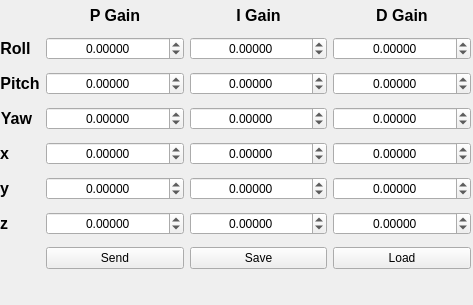
<?xml version="1.0" encoding="UTF-8"?>
<ui version="4.0">
 <class>GainsControl</class>
 <widget class="QWidget" name="GainsControl">
  <property name="windowModality">
   <enum>Qt::WindowModal</enum>
  </property>
  <property name="geometry">
   <rect>
    <x>0</x>
    <y>0</y>
    <width>473</width>
    <height>305</height>
   </rect>
  </property>
  <property name="minimumSize">
   <size>
    <width>420</width>
    <height>270</height>
   </size>
  </property>
  <property name="windowTitle">
   <string>Form</string>
  </property>
  <widget class="QWidget" name="layoutWidget">
   <property name="geometry">
    <rect>
     <x>0</x>
     <y>0</y>
     <width>471</width>
     <height>275</height>
    </rect>
   </property>
   <layout class="QGridLayout" name="gridLayout">
    <item row="1" column="1">
     <widget class="QDoubleSpinBox" name="rollPBox">
      <property name="alignment">
       <set>Qt::AlignCenter</set>
      </property>
      <property name="decimals">
       <number>5</number>
      </property>
      <property name="minimum">
       <double>-100.000000000000000</double>
      </property>
      <property name="maximum">
       <double>100.000000000000000</double>
      </property>
      <property name="singleStep">
       <double>0.100000000000000</double>
      </property>
     </widget>
    </item>
    <item row="2" column="1">
     <widget class="QDoubleSpinBox" name="pitchPBox">
      <property name="alignment">
       <set>Qt::AlignCenter</set>
      </property>
      <property name="decimals">
       <number>5</number>
      </property>
      <property name="minimum">
       <double>-100.000000000000000</double>
      </property>
      <property name="maximum">
       <double>100.000000000000000</double>
      </property>
      <property name="singleStep">
       <double>0.100000000000000</double>
      </property>
     </widget>
    </item>
    <item row="3" column="1">
     <widget class="QDoubleSpinBox" name="yawPBox">
      <property name="alignment">
       <set>Qt::AlignCenter</set>
      </property>
      <property name="decimals">
       <number>5</number>
      </property>
      <property name="minimum">
       <double>-100.000000000000000</double>
      </property>
      <property name="maximum">
       <double>100.000000000000000</double>
      </property>
      <property name="singleStep">
       <double>0.100000000000000</double>
      </property>
     </widget>
    </item>
    <item row="1" column="2">
     <widget class="QDoubleSpinBox" name="rollIBox">
      <property name="alignment">
       <set>Qt::AlignCenter</set>
      </property>
      <property name="decimals">
       <number>5</number>
      </property>
      <property name="minimum">
       <double>-100.000000000000000</double>
      </property>
      <property name="maximum">
       <double>100.000000000000000</double>
      </property>
      <property name="singleStep">
       <double>0.100000000000000</double>
      </property>
     </widget>
    </item>
    <item row="2" column="2">
     <widget class="QDoubleSpinBox" name="pitchIBox">
      <property name="alignment">
       <set>Qt::AlignCenter</set>
      </property>
      <property name="decimals">
       <number>5</number>
      </property>
      <property name="minimum">
       <double>-100.000000000000000</double>
      </property>
      <property name="maximum">
       <double>100.000000000000000</double>
      </property>
      <property name="singleStep">
       <double>0.100000000000000</double>
      </property>
     </widget>
    </item>
    <item row="3" column="2">
     <widget class="QDoubleSpinBox" name="yawIBox">
      <property name="alignment">
       <set>Qt::AlignCenter</set>
      </property>
      <property name="decimals">
       <number>5</number>
      </property>
      <property name="minimum">
       <double>-100.000000000000000</double>
      </property>
      <property name="maximum">
       <double>100.000000000000000</double>
      </property>
      <property name="singleStep">
       <double>0.100000000000000</double>
      </property>
     </widget>
    </item>
    <item row="1" column="3">
     <widget class="QDoubleSpinBox" name="rollDBox">
      <property name="alignment">
       <set>Qt::AlignCenter</set>
      </property>
      <property name="decimals">
       <number>5</number>
      </property>
      <property name="minimum">
       <double>-100.000000000000000</double>
      </property>
      <property name="maximum">
       <double>100.000000000000000</double>
      </property>
      <property name="singleStep">
       <double>0.100000000000000</double>
      </property>
     </widget>
    </item>
    <item row="2" column="3">
     <widget class="QDoubleSpinBox" name="pitchDBox">
      <property name="alignment">
       <set>Qt::AlignCenter</set>
      </property>
      <property name="decimals">
       <number>5</number>
      </property>
      <property name="minimum">
       <double>-100.000000000000000</double>
      </property>
      <property name="maximum">
       <double>100.000000000000000</double>
      </property>
      <property name="singleStep">
       <double>0.100000000000000</double>
      </property>
     </widget>
    </item>
    <item row="3" column="3">
     <widget class="QDoubleSpinBox" name="yawDBox">
      <property name="alignment">
       <set>Qt::AlignCenter</set>
      </property>
      <property name="decimals">
       <number>5</number>
      </property>
      <property name="minimum">
       <double>-100.000000000000000</double>
      </property>
      <property name="maximum">
       <double>100.000000000000000</double>
      </property>
      <property name="singleStep">
       <double>0.100000000000000</double>
      </property>
     </widget>
    </item>
    <item row="1" column="0">
     <widget class="QLabel" name="label_2">
      <property name="sizePolicy">
       <sizepolicy hsizetype="Fixed" vsizetype="Fixed">
        <horstretch>0</horstretch>
        <verstretch>0</verstretch>
       </sizepolicy>
      </property>
      <property name="font">
       <font>
        <pointsize>12</pointsize>
        <weight>75</weight>
        <bold>true</bold>
       </font>
      </property>
      <property name="text">
       <string>Roll</string>
      </property>
      <property name="alignment">
       <set>Qt::AlignCenter</set>
      </property>
     </widget>
    </item>
    <item row="2" column="0">
     <widget class="QLabel" name="label_4">
      <property name="sizePolicy">
       <sizepolicy hsizetype="Fixed" vsizetype="Fixed">
        <horstretch>0</horstretch>
        <verstretch>0</verstretch>
       </sizepolicy>
      </property>
      <property name="font">
       <font>
        <pointsize>12</pointsize>
        <weight>75</weight>
        <bold>true</bold>
       </font>
      </property>
      <property name="text">
       <string>Pitch</string>
      </property>
      <property name="alignment">
       <set>Qt::AlignCenter</set>
      </property>
     </widget>
    </item>
    <item row="3" column="0">
     <widget class="QLabel" name="label_6">
      <property name="sizePolicy">
       <sizepolicy hsizetype="Fixed" vsizetype="Fixed">
        <horstretch>0</horstretch>
        <verstretch>0</verstretch>
       </sizepolicy>
      </property>
      <property name="font">
       <font>
        <pointsize>12</pointsize>
        <weight>75</weight>
        <bold>true</bold>
       </font>
      </property>
      <property name="text">
       <string>Yaw</string>
      </property>
      <property name="alignment">
       <set>Qt::AlignCenter</set>
      </property>
     </widget>
    </item>
    <item row="0" column="1">
     <widget class="QLabel" name="label_8">
      <property name="sizePolicy">
       <sizepolicy hsizetype="MinimumExpanding" vsizetype="Fixed">
        <horstretch>0</horstretch>
        <verstretch>0</verstretch>
       </sizepolicy>
      </property>
      <property name="font">
       <font>
        <pointsize>12</pointsize>
        <weight>50</weight>
        <bold>false</bold>
       </font>
      </property>
      <property name="text">
       <string>&lt;!DOCTYPE HTML PUBLIC &quot;-//W3C//DTD HTML 4.0//EN&quot; &quot;http://www.w3.org/TR/REC-html40/strict.dtd&quot;&gt;
&lt;html&gt;&lt;head&gt;&lt;meta name=&quot;qrichtext&quot; content=&quot;1&quot; /&gt;&lt;style type=&quot;text/css&quot;&gt;
p, li { white-space: pre-wrap; }
&lt;/style&gt;&lt;/head&gt;&lt;body style=&quot; font-family:'Lucida Grande'; font-size:12pt; font-weight:400; font-style:normal;&quot;&gt;
&lt;p align=&quot;center&quot; style=&quot; margin-top:0px; margin-bottom:0px; margin-left:0px; margin-right:0px; -qt-block-indent:0; text-indent:0px;&quot;&gt;&lt;span style=&quot; font-family:'Sans'; font-weight:600;&quot;&gt;P Gain&lt;/span&gt;&lt;/p&gt;&lt;/body&gt;&lt;/html&gt;</string>
      </property>
      <property name="alignment">
       <set>Qt::AlignCenter</set>
      </property>
     </widget>
    </item>
    <item row="0" column="2">
     <widget class="QLabel" name="label_9">
      <property name="sizePolicy">
       <sizepolicy hsizetype="MinimumExpanding" vsizetype="Fixed">
        <horstretch>0</horstretch>
        <verstretch>0</verstretch>
       </sizepolicy>
      </property>
      <property name="font">
       <font>
        <pointsize>12</pointsize>
        <weight>50</weight>
        <bold>false</bold>
       </font>
      </property>
      <property name="text">
       <string>&lt;!DOCTYPE HTML PUBLIC &quot;-//W3C//DTD HTML 4.0//EN&quot; &quot;http://www.w3.org/TR/REC-html40/strict.dtd&quot;&gt;
&lt;html&gt;&lt;head&gt;&lt;meta name=&quot;qrichtext&quot; content=&quot;1&quot; /&gt;&lt;style type=&quot;text/css&quot;&gt;
p, li { white-space: pre-wrap; }
&lt;/style&gt;&lt;/head&gt;&lt;body style=&quot; font-family:'Lucida Grande'; font-size:12pt; font-weight:400; font-style:normal;&quot;&gt;
&lt;p align=&quot;center&quot; style=&quot; margin-top:0px; margin-bottom:0px; margin-left:0px; margin-right:0px; -qt-block-indent:0; text-indent:0px;&quot;&gt;&lt;span style=&quot; font-family:'Sans'; font-weight:600;&quot;&gt;I Gain&lt;/span&gt;&lt;/p&gt;&lt;/body&gt;&lt;/html&gt;</string>
      </property>
      <property name="alignment">
       <set>Qt::AlignCenter</set>
      </property>
     </widget>
    </item>
    <item row="0" column="3">
     <widget class="QLabel" name="label_10">
      <property name="sizePolicy">
       <sizepolicy hsizetype="MinimumExpanding" vsizetype="Fixed">
        <horstretch>0</horstretch>
        <verstretch>0</verstretch>
       </sizepolicy>
      </property>
      <property name="font">
       <font>
        <pointsize>12</pointsize>
        <weight>50</weight>
        <bold>false</bold>
       </font>
      </property>
      <property name="text">
       <string>&lt;!DOCTYPE HTML PUBLIC &quot;-//W3C//DTD HTML 4.0//EN&quot; &quot;http://www.w3.org/TR/REC-html40/strict.dtd&quot;&gt;
&lt;html&gt;&lt;head&gt;&lt;meta name=&quot;qrichtext&quot; content=&quot;1&quot; /&gt;&lt;style type=&quot;text/css&quot;&gt;
p, li { white-space: pre-wrap; }
&lt;/style&gt;&lt;/head&gt;&lt;body style=&quot; font-family:'Lucida Grande'; font-size:12pt; font-weight:400; font-style:normal;&quot;&gt;
&lt;p align=&quot;center&quot; style=&quot; margin-top:0px; margin-bottom:0px; margin-left:0px; margin-right:0px; -qt-block-indent:0; text-indent:0px;&quot;&gt;&lt;span style=&quot; font-family:'Sans'; font-weight:600;&quot;&gt;D Gain&lt;/span&gt;&lt;/p&gt;&lt;/body&gt;&lt;/html&gt;</string>
      </property>
      <property name="alignment">
       <set>Qt::AlignCenter</set>
      </property>
      <property name="margin">
       <number>0</number>
      </property>
      <property name="indent">
       <number>-1</number>
      </property>
     </widget>
    </item>
    <item row="4" column="0">
     <widget class="QLabel" name="label_11">
      <property name="sizePolicy">
       <sizepolicy hsizetype="Fixed" vsizetype="Fixed">
        <horstretch>0</horstretch>
        <verstretch>0</verstretch>
       </sizepolicy>
      </property>
      <property name="font">
       <font>
        <pointsize>12</pointsize>
        <weight>75</weight>
        <bold>true</bold>
       </font>
      </property>
      <property name="text">
       <string>x</string>
      </property>
      <property name="alignment">
       <set>Qt::AlignCenter</set>
      </property>
     </widget>
    </item>
    <item row="4" column="1">
     <widget class="QDoubleSpinBox" name="xPBox">
      <property name="alignment">
       <set>Qt::AlignCenter</set>
      </property>
      <property name="decimals">
       <number>5</number>
      </property>
      <property name="minimum">
       <double>-100.000000000000000</double>
      </property>
      <property name="maximum">
       <double>100.000000000000000</double>
      </property>
      <property name="singleStep">
       <double>0.100000000000000</double>
      </property>
     </widget>
    </item>
    <item row="4" column="2">
     <widget class="QDoubleSpinBox" name="xIBox">
      <property name="alignment">
       <set>Qt::AlignCenter</set>
      </property>
      <property name="decimals">
       <number>5</number>
      </property>
      <property name="minimum">
       <double>-100.000000000000000</double>
      </property>
      <property name="maximum">
       <double>100.000000000000000</double>
      </property>
      <property name="singleStep">
       <double>0.100000000000000</double>
      </property>
     </widget>
    </item>
    <item row="4" column="3">
     <widget class="QDoubleSpinBox" name="xDBox">
      <property name="alignment">
       <set>Qt::AlignCenter</set>
      </property>
      <property name="decimals">
       <number>5</number>
      </property>
      <property name="minimum">
       <double>-100.000000000000000</double>
      </property>
      <property name="maximum">
       <double>100.000000000000000</double>
      </property>
      <property name="singleStep">
       <double>0.100000000000000</double>
      </property>
     </widget>
    </item>
    <item row="5" column="0">
     <widget class="QLabel" name="label_12">
      <property name="sizePolicy">
       <sizepolicy hsizetype="Fixed" vsizetype="Fixed">
        <horstretch>0</horstretch>
        <verstretch>0</verstretch>
       </sizepolicy>
      </property>
      <property name="font">
       <font>
        <pointsize>12</pointsize>
        <weight>75</weight>
        <bold>true</bold>
       </font>
      </property>
      <property name="text">
       <string>y</string>
      </property>
      <property name="alignment">
       <set>Qt::AlignCenter</set>
      </property>
     </widget>
    </item>
    <item row="5" column="1">
     <widget class="QDoubleSpinBox" name="yPBox">
      <property name="alignment">
       <set>Qt::AlignCenter</set>
      </property>
      <property name="decimals">
       <number>5</number>
      </property>
      <property name="minimum">
       <double>-100.000000000000000</double>
      </property>
      <property name="maximum">
       <double>100.000000000000000</double>
      </property>
      <property name="singleStep">
       <double>0.100000000000000</double>
      </property>
     </widget>
    </item>
    <item row="5" column="2">
     <widget class="QDoubleSpinBox" name="yIBox">
      <property name="alignment">
       <set>Qt::AlignCenter</set>
      </property>
      <property name="decimals">
       <number>5</number>
      </property>
      <property name="minimum">
       <double>-100.000000000000000</double>
      </property>
      <property name="maximum">
       <double>100.000000000000000</double>
      </property>
      <property name="singleStep">
       <double>0.100000000000000</double>
      </property>
     </widget>
    </item>
    <item row="5" column="3">
     <widget class="QDoubleSpinBox" name="yDBox">
      <property name="alignment">
       <set>Qt::AlignCenter</set>
      </property>
      <property name="decimals">
       <number>5</number>
      </property>
      <property name="minimum">
       <double>-100.000000000000000</double>
      </property>
      <property name="maximum">
       <double>100.000000000000000</double>
      </property>
      <property name="singleStep">
       <double>0.100000000000000</double>
      </property>
     </widget>
    </item>
    <item row="6" column="0">
     <widget class="QLabel" name="label_13">
      <property name="sizePolicy">
       <sizepolicy hsizetype="Fixed" vsizetype="Fixed">
        <horstretch>0</horstretch>
        <verstretch>0</verstretch>
       </sizepolicy>
      </property>
      <property name="font">
       <font>
        <pointsize>12</pointsize>
        <weight>75</weight>
        <bold>true</bold>
       </font>
      </property>
      <property name="text">
       <string>z</string>
      </property>
      <property name="alignment">
       <set>Qt::AlignCenter</set>
      </property>
     </widget>
    </item>
    <item row="6" column="1">
     <widget class="QDoubleSpinBox" name="zPBox">
      <property name="alignment">
       <set>Qt::AlignCenter</set>
      </property>
      <property name="decimals">
       <number>5</number>
      </property>
      <property name="minimum">
       <double>-100.000000000000000</double>
      </property>
      <property name="maximum">
       <double>100.000000000000000</double>
      </property>
      <property name="singleStep">
       <double>0.100000000000000</double>
      </property>
     </widget>
    </item>
    <item row="6" column="2">
     <widget class="QDoubleSpinBox" name="zIBox">
      <property name="alignment">
       <set>Qt::AlignCenter</set>
      </property>
      <property name="decimals">
       <number>5</number>
      </property>
      <property name="minimum">
       <double>-100.000000000000000</double>
      </property>
      <property name="maximum">
       <double>100.000000000000000</double>
      </property>
      <property name="singleStep">
       <double>0.100000000000000</double>
      </property>
     </widget>
    </item>
    <item row="6" column="3">
     <widget class="QDoubleSpinBox" name="zDBox">
      <property name="alignment">
       <set>Qt::AlignCenter</set>
      </property>
      <property name="decimals">
       <number>5</number>
      </property>
      <property name="minimum">
       <double>-100.000000000000000</double>
      </property>
      <property name="maximum">
       <double>100.000000000000000</double>
      </property>
      <property name="singleStep">
       <double>0.100000000000000</double>
      </property>
     </widget>
    </item>
    <item row="7" column="1">
     <widget class="QPushButton" name="SendBtn">
      <property name="text">
       <string>Send</string>
      </property>
     </widget>
    </item>
    <item row="7" column="2">
     <widget class="QPushButton" name="SaveBtn">
      <property name="text">
       <string>Save</string>
      </property>
     </widget>
    </item>
    <item row="7" column="3">
     <widget class="QPushButton" name="loadBtn">
      <property name="text">
       <string>Load</string>
      </property>
     </widget>
    </item>
   </layout>
  </widget>
 </widget>
 <tabstops>
  <tabstop>rollPBox</tabstop>
  <tabstop>pitchPBox</tabstop>
  <tabstop>rollDBox</tabstop>
  <tabstop>pitchDBox</tabstop>
  <tabstop>rollIBox</tabstop>
  <tabstop>pitchIBox</tabstop>
  <tabstop>xPBox</tabstop>
  <tabstop>yPBox</tabstop>
  <tabstop>zPBox</tabstop>
  <tabstop>xIBox</tabstop>
  <tabstop>yIBox</tabstop>
  <tabstop>zIBox</tabstop>
  <tabstop>xDBox</tabstop>
  <tabstop>yDBox</tabstop>
  <tabstop>zDBox</tabstop>
  <tabstop>yawPBox</tabstop>
  <tabstop>yawIBox</tabstop>
  <tabstop>yawDBox</tabstop>
  <tabstop>SendBtn</tabstop>
  <tabstop>SaveBtn</tabstop>
  <tabstop>loadBtn</tabstop>
 </tabstops>
 <resources/>
 <connections>
  <connection>
   <sender>rollPBox</sender>
   <signal>editingFinished()</signal>
   <receiver>SendBtn</receiver>
   <slot>click()</slot>
   <hints>
    <hint type="sourcelabel">
     <x>121</x>
     <y>48</y>
    </hint>
    <hint type="destinationlabel">
     <x>135</x>
     <y>257</y>
    </hint>
   </hints>
  </connection>
  <connection>
   <sender>rollIBox</sender>
   <signal>editingFinished()</signal>
   <receiver>SendBtn</receiver>
   <slot>click()</slot>
   <hints>
    <hint type="sourcelabel">
     <x>270</x>
     <y>42</y>
    </hint>
    <hint type="destinationlabel">
     <x>114</x>
     <y>260</y>
    </hint>
   </hints>
  </connection>
  <connection>
   <sender>rollDBox</sender>
   <signal>editingFinished()</signal>
   <receiver>SendBtn</receiver>
   <slot>click()</slot>
   <hints>
    <hint type="sourcelabel">
     <x>403</x>
     <y>48</y>
    </hint>
    <hint type="destinationlabel">
     <x>98</x>
     <y>255</y>
    </hint>
   </hints>
  </connection>
  <connection>
   <sender>pitchPBox</sender>
   <signal>editingFinished()</signal>
   <receiver>SendBtn</receiver>
   <slot>click()</slot>
   <hints>
    <hint type="sourcelabel">
     <x>152</x>
     <y>82</y>
    </hint>
    <hint type="destinationlabel">
     <x>156</x>
     <y>259</y>
    </hint>
   </hints>
  </connection>
  <connection>
   <sender>pitchIBox</sender>
   <signal>editingFinished()</signal>
   <receiver>SendBtn</receiver>
   <slot>click()</slot>
   <hints>
    <hint type="sourcelabel">
     <x>231</x>
     <y>85</y>
    </hint>
    <hint type="destinationlabel">
     <x>117</x>
     <y>258</y>
    </hint>
   </hints>
  </connection>
  <connection>
   <sender>pitchDBox</sender>
   <signal>editingFinished()</signal>
   <receiver>SendBtn</receiver>
   <slot>click()</slot>
   <hints>
    <hint type="sourcelabel">
     <x>406</x>
     <y>83</y>
    </hint>
    <hint type="destinationlabel">
     <x>114</x>
     <y>252</y>
    </hint>
   </hints>
  </connection>
  <connection>
   <sender>yawPBox</sender>
   <signal>editingFinished()</signal>
   <receiver>SendBtn</receiver>
   <slot>click()</slot>
   <hints>
    <hint type="sourcelabel">
     <x>78</x>
     <y>116</y>
    </hint>
    <hint type="destinationlabel">
     <x>65</x>
     <y>258</y>
    </hint>
   </hints>
  </connection>
  <connection>
   <sender>yawIBox</sender>
   <signal>editingFinished()</signal>
   <receiver>SendBtn</receiver>
   <slot>click()</slot>
   <hints>
    <hint type="sourcelabel">
     <x>219</x>
     <y>112</y>
    </hint>
    <hint type="destinationlabel">
     <x>78</x>
     <y>254</y>
    </hint>
   </hints>
  </connection>
  <connection>
   <sender>yawDBox</sender>
   <signal>editingFinished()</signal>
   <receiver>SendBtn</receiver>
   <slot>click()</slot>
   <hints>
    <hint type="sourcelabel">
     <x>380</x>
     <y>120</y>
    </hint>
    <hint type="destinationlabel">
     <x>156</x>
     <y>257</y>
    </hint>
   </hints>
  </connection>
  <connection>
   <sender>xPBox</sender>
   <signal>editingFinished()</signal>
   <receiver>SendBtn</receiver>
   <slot>click()</slot>
   <hints>
    <hint type="sourcelabel">
     <x>175</x>
     <y>155</y>
    </hint>
    <hint type="destinationlabel">
     <x>147</x>
     <y>258</y>
    </hint>
   </hints>
  </connection>
  <connection>
   <sender>xIBox</sender>
   <signal>editingFinished()</signal>
   <receiver>SendBtn</receiver>
   <slot>click()</slot>
   <hints>
    <hint type="sourcelabel">
     <x>300</x>
     <y>155</y>
    </hint>
    <hint type="destinationlabel">
     <x>160</x>
     <y>255</y>
    </hint>
   </hints>
  </connection>
  <connection>
   <sender>xDBox</sender>
   <signal>editingFinished()</signal>
   <receiver>SendBtn</receiver>
   <slot>click()</slot>
   <hints>
    <hint type="sourcelabel">
     <x>360</x>
     <y>151</y>
    </hint>
    <hint type="destinationlabel">
     <x>106</x>
     <y>259</y>
    </hint>
   </hints>
  </connection>
  <connection>
   <sender>yPBox</sender>
   <signal>editingFinished()</signal>
   <receiver>SendBtn</receiver>
   <slot>click()</slot>
   <hints>
    <hint type="sourcelabel">
     <x>170</x>
     <y>188</y>
    </hint>
    <hint type="destinationlabel">
     <x>178</x>
     <y>250</y>
    </hint>
   </hints>
  </connection>
  <connection>
   <sender>yIBox</sender>
   <signal>editingFinished()</signal>
   <receiver>SendBtn</receiver>
   <slot>click()</slot>
   <hints>
    <hint type="sourcelabel">
     <x>253</x>
     <y>181</y>
    </hint>
    <hint type="destinationlabel">
     <x>138</x>
     <y>260</y>
    </hint>
   </hints>
  </connection>
  <connection>
   <sender>yDBox</sender>
   <signal>editingFinished()</signal>
   <receiver>SendBtn</receiver>
   <slot>click()</slot>
   <hints>
    <hint type="sourcelabel">
     <x>410</x>
     <y>192</y>
    </hint>
    <hint type="destinationlabel">
     <x>143</x>
     <y>248</y>
    </hint>
   </hints>
  </connection>
  <connection>
   <sender>zPBox</sender>
   <signal>editingFinished()</signal>
   <receiver>SendBtn</receiver>
   <slot>click()</slot>
   <hints>
    <hint type="sourcelabel">
     <x>68</x>
     <y>216</y>
    </hint>
    <hint type="destinationlabel">
     <x>71</x>
     <y>254</y>
    </hint>
   </hints>
  </connection>
  <connection>
   <sender>zIBox</sender>
   <signal>editingFinished()</signal>
   <receiver>SendBtn</receiver>
   <slot>click()</slot>
   <hints>
    <hint type="sourcelabel">
     <x>239</x>
     <y>223</y>
    </hint>
    <hint type="destinationlabel">
     <x>165</x>
     <y>257</y>
    </hint>
   </hints>
  </connection>
  <connection>
   <sender>zDBox</sender>
   <signal>editingFinished()</signal>
   <receiver>SendBtn</receiver>
   <slot>click()</slot>
   <hints>
    <hint type="sourcelabel">
     <x>350</x>
     <y>218</y>
    </hint>
    <hint type="destinationlabel">
     <x>111</x>
     <y>259</y>
    </hint>
   </hints>
  </connection>
 </connections>
</ui>
